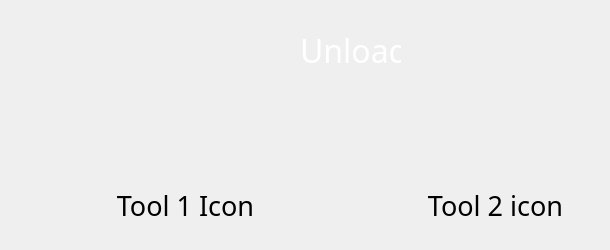
  <widget class="QWidget" name="unload_page">
   <widget class="QLabel" name="unload_title_label">
    <property name="geometry">
     <rect>
      <x>300</x>
      <y>20</y>
      <width>101</width>
      <height>61</height>
     </rect>
    </property>
    <property name="font">
     <font>
      <family>Momcake</family>
      <pointsize>24</pointsize>
     </font>
    </property>
    <property name="styleSheet">
     <string notr="true">background: transparent; color: white;</string>
    </property>
    <property name="text">
     <string>Unload</string>
    </property>
    <property name="class" stdset="0">
     <string>title_text</string>
    </property>
   </widget>
   <widget class="CustomQPushButton" name="unload_tool_2_icon_btn">
    <property name="geometry">
     <rect>
      <x>390</x>
      <y>170</y>
      <width>211</width>
      <height>71</height>
     </rect>
    </property>
    <property name="minimumSize">
     <size>
      <width>10</width>
      <height>10</height>
     </size>
    </property>
    <property name="font">
     <font>
      <family>Momcake</family>
      <pointsize>20</pointsize>
      <italic>false</italic>
      <stylestrategy>PreferAntialias</stylestrategy>
     </font>
    </property>
    <property name="mouseTracking">
     <bool>false</bool>
    </property>
    <property name="tabletTracking">
     <bool>true</bool>
    </property>
    <property name="contextMenuPolicy">
     <enum>Qt::NoContextMenu</enum>
    </property>
    <property name="layoutDirection">
     <enum>Qt::LeftToRight</enum>
    </property>
    <property name="styleSheet">
     <string notr="true"/>
    </property>
    <property name="text">
     <string>Tool 2 icon</string>
    </property>
    <property name="autoDefault">
     <bool>false</bool>
    </property>
    <property name="flat">
     <bool>true</bool>
    </property>
    <property name="class" stdset="0">
     <string>menu_btn</string>
    </property>
    <property name="borderLeftPixmap" stdset="0">
     <pixmap resource="../resources/button_resources.qrc">:/button_borders/media/buttons/btn_part1.svg</pixmap>
    </property>
    <property name="borderCenterPixmap" stdset="0">
     <pixmap resource="../resources/button_resources.qrc">:/button_borders/media/buttons/btn_part2.svg</pixmap>
    </property>
    <property name="borderRightPixmap" stdset="0">
     <pixmap resource="../resources/button_resources.qrc">:/button_borders/media/buttons/btn_part3.svg</pixmap>
    </property>
   </widget>
   <widget class="CustomQPushButton" name="unload_tool_1_icon_btn">
    <property name="geometry">
     <rect>
      <x>80</x>
      <y>170</y>
      <width>211</width>
      <height>71</height>
     </rect>
    </property>
    <property name="minimumSize">
     <size>
      <width>10</width>
      <height>10</height>
     </size>
    </property>
    <property name="font">
     <font>
      <family>Momcake</family>
      <pointsize>20</pointsize>
      <italic>false</italic>
      <stylestrategy>PreferAntialias</stylestrategy>
     </font>
    </property>
    <property name="mouseTracking">
     <bool>false</bool>
    </property>
    <property name="tabletTracking">
     <bool>true</bool>
    </property>
    <property name="contextMenuPolicy">
     <enum>Qt::NoContextMenu</enum>
    </property>
    <property name="layoutDirection">
     <enum>Qt::LeftToRight</enum>
    </property>
    <property name="styleSheet">
     <string notr="true"/>
    </property>
    <property name="text">
     <string>Tool 1 Icon</string>
    </property>
    <property name="autoDefault">
     <bool>false</bool>
    </property>
    <property name="flat">
     <bool>true</bool>
    </property>
    <property name="class" stdset="0">
     <string>menu_btn</string>
    </property>
    <property name="borderLeftPixmap" stdset="0">
     <pixmap resource="../resources/button_resources.qrc">:/button_borders/media/buttons/btn_part1.svg</pixmap>
    </property>
    <property name="borderCenterPixmap" stdset="0">
     <pixmap resource="../resources/button_resources.qrc">:/button_borders/media/buttons/btn_part2.svg</pixmap>
    </property>
    <property name="borderRightPixmap" stdset="0">
     <pixmap resource="../resources/button_resources.qrc">:/button_borders/media/buttons/btn_part3.svg</pixmap>
    </property>
   </widget>
  </widget>
